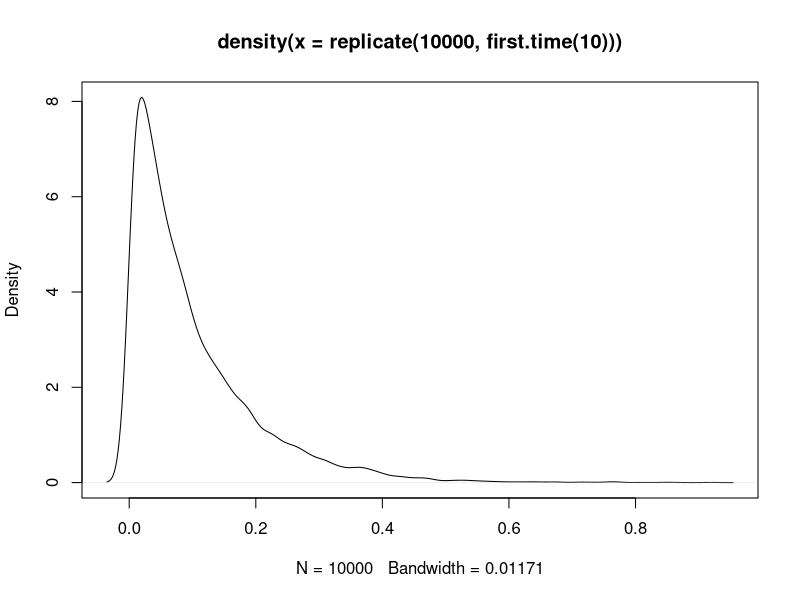
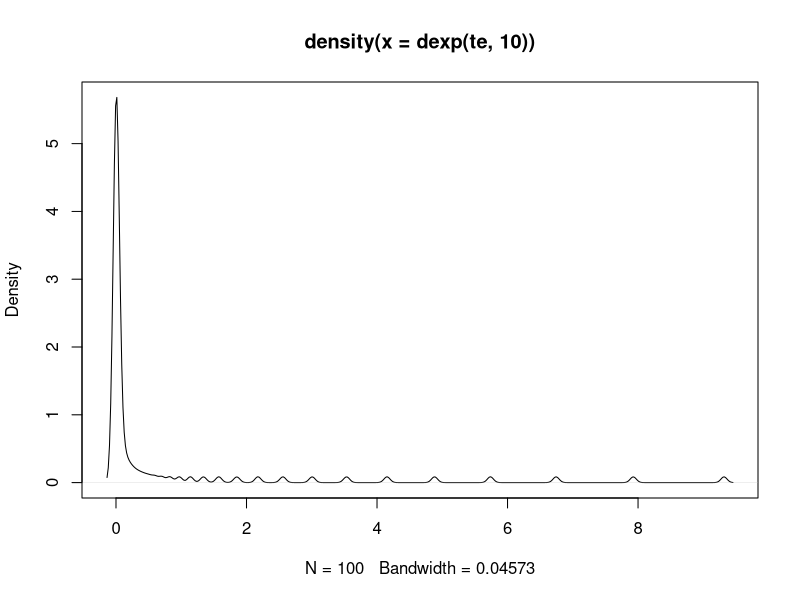

Write R code to recreate these figures, in order.
first.time <- function(rate){
#
# set up problem parameters
#
lambda <- rate                # event rate
T <- 1                        # total simulation time
n <- 10000                    # number of points in the mesh
dt <- T/n                     # time step
t <- (1:n)*dt                 # mesh on time, the same as t <- seq(dt,T,by=dt)
#
# simulate elementary events
#
p1 <- lambda*dt               # probability of an event
p0 <- 1-p1                    # probability of no event
x <- sample(c(0,1),           # vector of outcomes (0=no event, 1=event)
            n,                # number of elements to generate
            prob=c(p0,p1),    # vector of probabilities of outcomes
            replace=TRUE)     # to reuse elements from the bin
#
# find event times
#
event.t <- t[x==1]            # times when an event is recorded
t1 <- min(event.t)            # time of the first event
return(t1)
}
replicate(1e4, first.time(10))
plot(density(replicate(1e4, first.time(10))))
te <- seq(-0.3,1.3,length=100)
plot(density(dexp(te, 10)))
